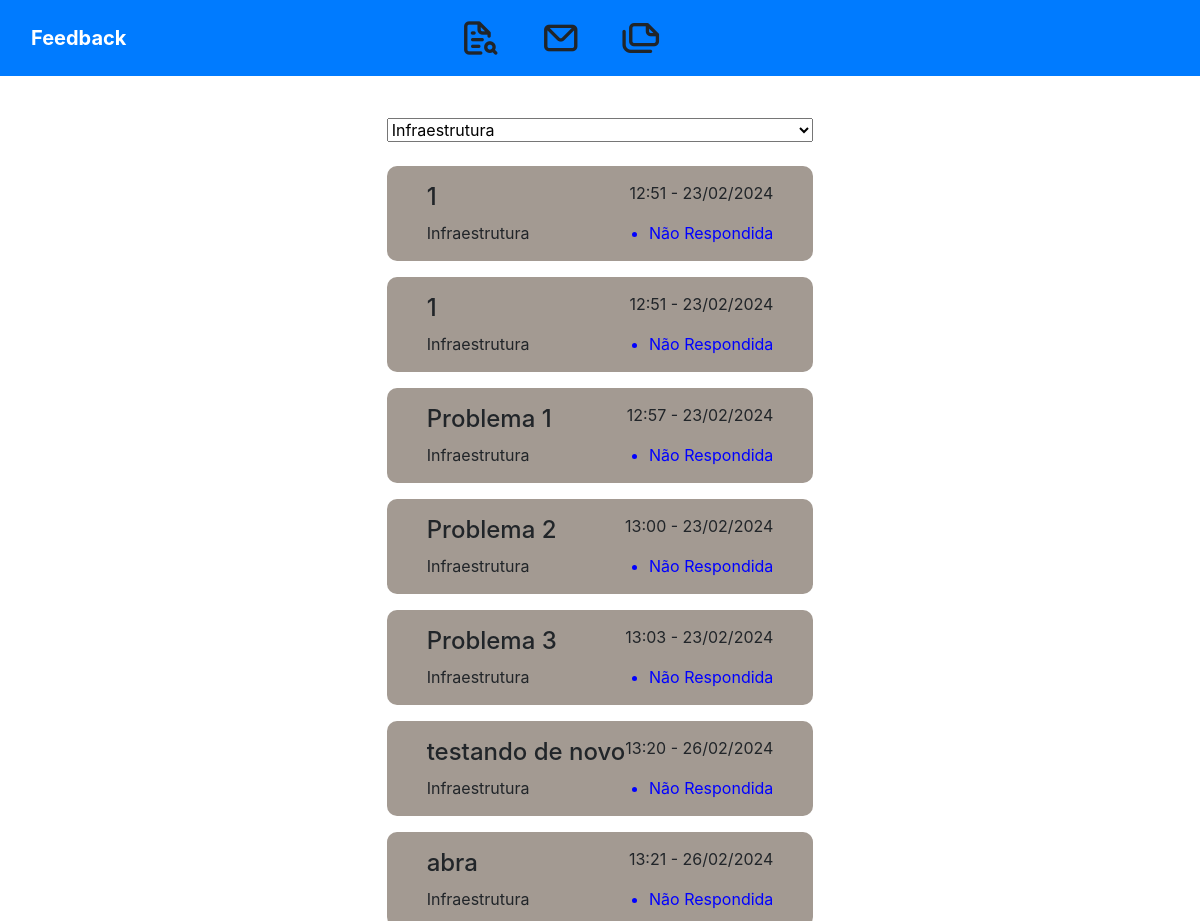
/ver_form/2/, run on an earlier commit of the app's database.
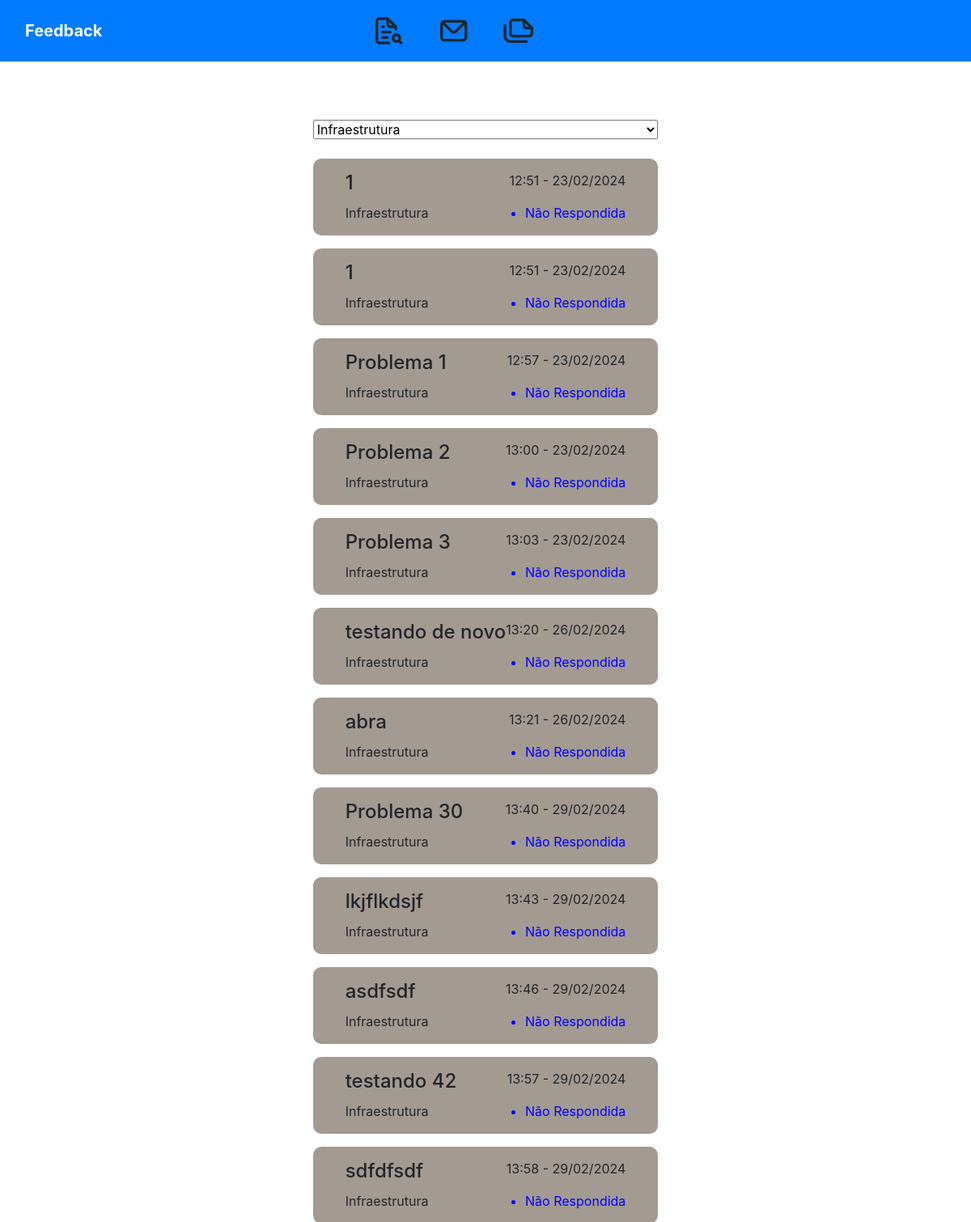
And on a later commit of the database.
### feedback/models.py (models this page shows, shortened)
class feedback(models.Model):
    titulo = models.CharField(max_length=255, null=True, verbose_name="Título")
    area = models.ForeignKey(area, on_delete=models.DO_NOTHING)
    local = models.ForeignKey(local, on_delete=models.DO_NOTHING)
    descricao = models.TextField(max_length=255, null=True)
    status = models.ForeignKey(status, on_delete=models.DO_NOTHING)
    datahora = models.DateTimeField(null=True, auto_now_add=True)
    class Meta:
        verbose_name = _("Feedback")
        verbose_name_plural = _("Feedbacks")

class area(models.Model):
    area = models.CharField(max_length=20)
    class Meta:
        verbose_name = _("Área")
        verbose_name_plural = _("Áreas")
    def __str__(self):
        return str(self.area)

class status(models.Model):
    status = models.CharField(max_length=20)
    class Meta:
        verbose_name = _("Status")
        verbose_name_plural = _("Status")
    def __str__(self):
        return str(self.status)

### feedback/views.py (the view)
# urls.py: path('ver_form/<int:cod>/', ver_form, name="ver_form"),
def ver_form(request, cod):
    u_questionario = questionario.objects.get()
    if cod == 0:
        mails = feedback.objects.all()
    else:
        mails = feedback.objects.filter(area = cod)
    quests = questao.objects.filter(questionario_id=u_questionario)
    areas = area.objects.all()
    locais = local.objects.all()
    return render(
        request,
        "pagina2.html",
        {'u_questionario': u_questionario,
         'quests': quests,
         'areas': areas,
         'locais': locais,
         'mails': mails}
    )

### feedback/templates/pagina2.html (shortened to what this page needs)
<!DOCTYPE html>
<html lang="pt-br">
{% load static %}
<head>
    <link href="https://cdn.jsdelivr.net/npm/bootstrap@5.3.1/dist/css/bootstrap.min.css" rel="stylesheet"
>
    <link rel="stylesheet" href="https://maxcdn.bootstrapcdn.com/bootstrap/4.0.0/css/bootstrap.min.css">
    <link rel="stylesheet" href="{% static 'styles_feedback.css' %}">
    <link rel="stylesheet" href="https://unicons.iconscout.com/release/v4.0.0/css/line.css">
</head>
<body class="bg-gradient">
    <nav class="navbar navbar-expand-md navbar-dark bg-primary">
    <div class="container-fluid">
        <a class="navbar-brand me-0 me-md-auto fw-bold" href="#">
            Feedback
        </a>
        <div class="collapse navbar-collapse" id="navbarCollapse">
            <ul class="navbar-nav mx-auto">
                <li class="nav-item">
                    <a onclick="showSection('feedback')"><i class="uil uil-file-search-alt"></i></a>
                </li>
                <li class="nav-item">
                    <a onclick="showSection('mail')"><i class="uil uil-envelope"></i></a>
                </li>
                <li class="nav-item">
                    <a id="loadData" onclick="showSection('historic')"><i class="uil uil-copy-landscape"></i></a>
                </li>
            </ul>
            <div class="col-12 col-md-2 text-md-end">
            </div>
        </div>
    </div>
</nav>
    <main class="d-flex">
            <section id='mail' class="gap-4">
                <select name="area" id="areaId" onchange="myFunction()">
                    {% for area in areas %}
                        <option value="{{ area.id }}">{{ area.area }}</option>
                    {% endfor %}
                </select>
                    {% if mails %}
                        <div id="feedback-list" class="gap-3">
                            {% for mail in mails %}
                            <div class="d-flex flex-column card2">
                                <div class="h d-flex justify-content-between">
                                    <h4>{{ mail.titulo }}</h4>
                                    <p>{{ mail.datahora|time:'H:i' }} - {{ mail.datahora|date:'d/m/Y' }}</p>
                                </div>
                                <div class="b d-flex justify-content-between">
                                    <p>{{ mail.area }}</p>
                                    <ul>
                                        <li class="status">{{ mail.status }}</li>
                                    </ul>
                                </div>
                            </div>
                            {% endfor %}
                        </div>
                    {% else %}
                            <h1>Você ainda não recebeu nenhum feedback</h1>
                        </div>
                    {% endif %}
                </section>
    </main>
</body>
</html>

### feedback/static/styles_feedback.css (style rules this page uses)
* { margin: 0; padding: 0; box-sizing: border-box; transition: 2s ease, opacity; }
body { height: 100vh; width: 100%; display: flex; flex-direction: column; }
:root { --container: #483D3F; --primary-color: #058ED9; --secondary-color: #F4EBD9; --complementary-color: #A39A92; --contrast-color: #77685D; }
main { flex: 1; justify-content: center; align-items: center; overflow: scroll; }
.navbar-nav a { font-size: 40px; color: #fff; text-decoration: none; padding: 20px; text-align: center; }
section { max-height: 90%; opacity: 1; transition: opacity 0.5s ease, transform 0.5s ease; display: flex; }
#mail { display: flex; flex-direction: column; }
#mail #feedback-list { display: flex; flex-direction: column; }
.card2 { background-color: var(--complementary-color); font-style: var(--container); border-radius: 10px; border: none; padding: 15px 40px 0px; }
.card2 .h { align-items: center; }

What changed in the data, as far as the page shows it:
added feedback: titulo "Problema 30", datahora "13:40", datahora "29/02/2024", area "Infraestrutura", status "Não Respondida"
added feedback: titulo "lkjflkdsjf", datahora "13:43", datahora "29/02/2024", area "Infraestrutura", status "Não Respondida"
added feedback: titulo "asdfsdf", datahora "13:46", datahora "29/02/2024", area "Infraestrutura", status "Não Respondida"
added feedback: titulo "testando 42", datahora "13:57", datahora "29/02/2024", area "Infraestrutura", status "Não Respondida"
added feedback: titulo "sdfdfsdf", datahora "13:58", datahora "29/02/2024", area "Infraestrutura", status "Não Respondida"
